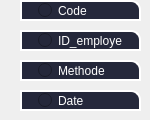
       <widget class="QWidget" name="page_9">
        <widget class="QRadioButton" name="radioButton">
         <property name="geometry">
          <rect>
           <x>20</x>
           <y>0</y>
           <width>121</width>
           <height>21</height>
          </rect>
         </property>
         <property name="styleSheet">
          <string notr="true">QRadioButton{
background-color:#25283b;

border:2px solid rgb(255,255,255);
color:rgb(255, 255, 255);
padding-left:16px;
border-top-right-radius:10px;
border-down-right-radius:10px;
}
QRadioButton:focus{
border: 1px solid rgb(255, 255, 255);
}
QRadioButton:pressed {
border:2px solid rgb(179, 34, 58);


}</string>
         </property>
         <property name="text">
          <string>Code</string>
         </property>
        </widget>
        <widget class="QRadioButton" name="radioButton_2">
         <property name="geometry">
          <rect>
           <x>20</x>
           <y>60</y>
           <width>121</width>
           <height>21</height>
          </rect>
         </property>
         <property name="styleSheet">
          <string notr="true">QRadioButton{
background-color:#25283b;

border:2px solid rgb(255,255,255);
color:rgb(255, 255, 255);
padding-left:16px;
border-top-right-radius:10px;
border-down-right-radius:10px;
}
QRadioButton:focus{
border: 1px solid rgb(255, 255, 255);
}
QRadioButton:pressed {
border:2px solid rgb(179, 34, 58);


}
</string>
         </property>
         <property name="text">
          <string>Methode</string>
         </property>
        </widget>
        <widget class="QRadioButton" name="radioButton_3">
         <property name="geometry">
          <rect>
           <x>20</x>
           <y>90</y>
           <width>121</width>
           <height>21</height>
          </rect>
         </property>
         <property name="styleSheet">
          <string notr="true">QRadioButton{
background-color:#25283b;

border:2px solid rgb(255,255,255);
color:rgb(255, 255, 255);
padding-left:16px;
border-top-right-radius:10px;
border-down-right-radius:10px;
}
QRadioButton:focus{
border: 1px solid rgb(255, 255, 255);
}
QRadioButton:pressed {
border:2px solid rgb(179, 34, 58);


}</string>
         </property>
         <property name="text">
          <string>Date</string>
         </property>
        </widget>
        <widget class="QRadioButton" name="radioButton_4">
         <property name="geometry">
          <rect>
           <x>20</x>
           <y>30</y>
           <width>121</width>
           <height>21</height>
          </rect>
         </property>
         <property name="styleSheet">
          <string notr="true">QRadioButton{
background-color:#25283b;

border:2px solid rgb(255,255,255);
color:rgb(255, 255, 255);
padding-left:16px;
border-top-right-radius:10px;
border-down-right-radius:10px;
}
QRadioButton:focus{
border: 1px solid rgb(255, 255, 255);
}
QRadioButton:pressed {
border:2px solid rgb(179, 34, 58);


}</string>
         </property>
         <property name="text">
          <string>ID_employe</string>
         </property>
        </widget>
       </widget>
